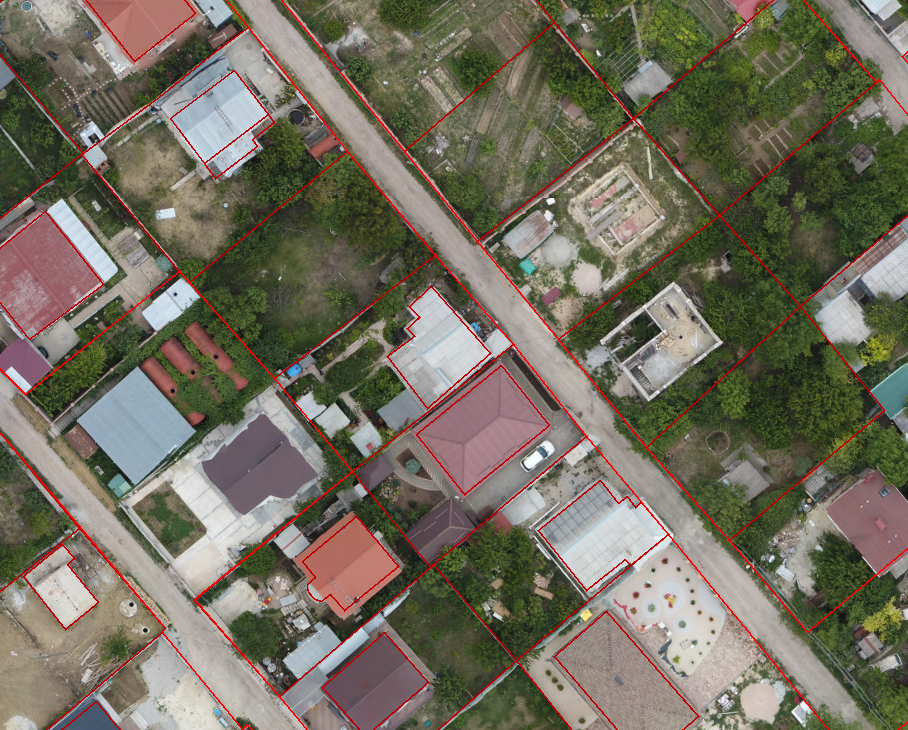
#> input picture Photo4.png, 908 x 730 px
$ python 1.py
#> lines starting #> are read from the running program, lines starting #| are printed output that depends on the picture; after the words box and inside, x2 and y2 are one past the last pixel; in counts of white or black regions, pixels touching at a corner belong together
import cv2
img=cv2.imread('Photo4.png') # Чтение изображения
#> img is the input picture: shape (730, 908, 3); mean B, G, R 95, 110, 115.8

cv2.imshow('Result', img)  # inshow - вывод: Result - название окна, img путь.
cv2.waitKey(0)  # waitKey - время жизни окна в милисекундах: 1000 - 1с, 0 - пока не закроем окно

oper_img = img.copy()
oper_img = cv2.cvtColor(oper_img, cv2.COLOR_BGR2GRAY)
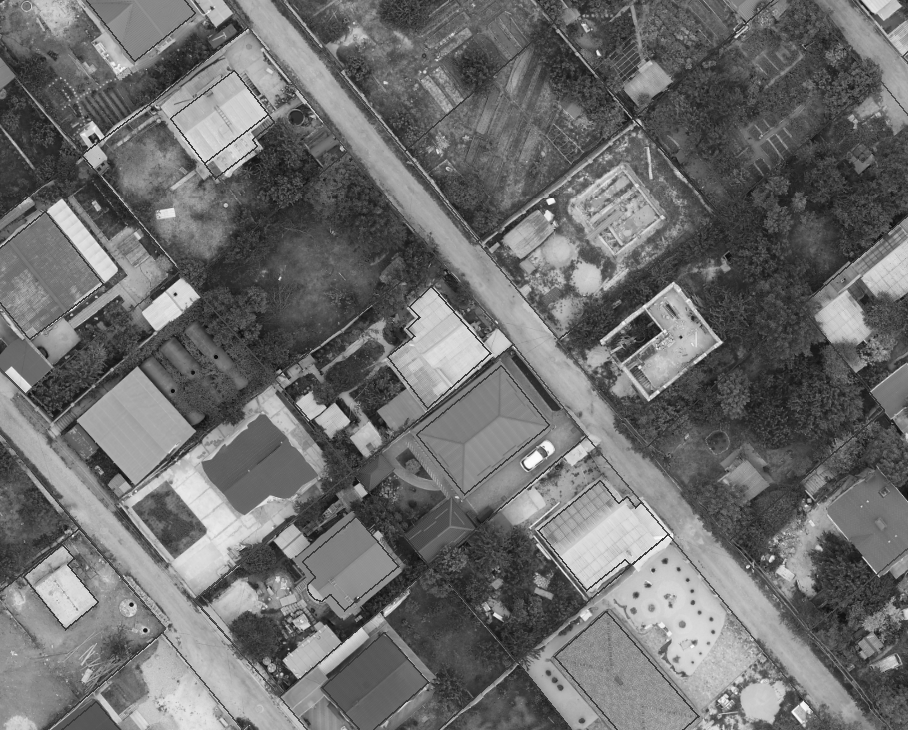
#> oper_img: shape (730, 908); min 10, max 252, mean 110

# oper_img=cv2.resize(img,(img.shape[1] // 2,img.shape[0] // 2))
## resize - Изменение размера: img -путь, кортеж(высота, ширина).
## shape - возвращает размеры картинки по индексу: [0] - ширина, [1] - высота.
# cv2.imshow('Result', oper_img)
# cv2.waitKey(0)

# cv2.imshow("Result", img[5:300,340:540])
# # при указании img[5:300, 340:540] - картинка обрезается по высоте, ширине.
# # Обрезка идет по пикселям.
# cv2.waitKey(0)

# oper_img = cv2.cvtColor(oper_img, cv2.COLOR_BGR2GRAY)
# #cvtColor - изменение формата изображения, дальше параметр (cv2. -> выбираем из списка) Вместо RGB тут BGR
# # cv2.imshow("Result", oper_img)
# # cv2.waitKey(0)

clahe = cv2.createCLAHE(clipLimit=2.0, tileGridSize=(8, 8)) #Специальнвй объект для работы с контрастом - CLAHE(Contrast Limited Adaptive Histogram Equalization)
# clipLimit (обычно 2.0–4.0) — чем выше, тем сильнее контраст, но может усиливать шум.
# tileGridSize (например, (8,8)) — чем меньше блок, тем более локальная коррекция, но возможны артефакты.
oper_img = clahe.apply(oper_img)
#.apply (как метод CLAHE) - применяет CLAHE к изображению
# cv2.imshow("Result", oper_img)
# cv2.waitKey(0)

oper_img=cv2.medianBlur(oper_img,5)
# GaussianBlur - размытие изображения: img - путь,
# 7 - параметр/кф хз.
# cv2.imshow("Result", oper_img)
# cv2.waitKey(0)

oper_img=cv2.GaussianBlur(oper_img, (15,15), 0)
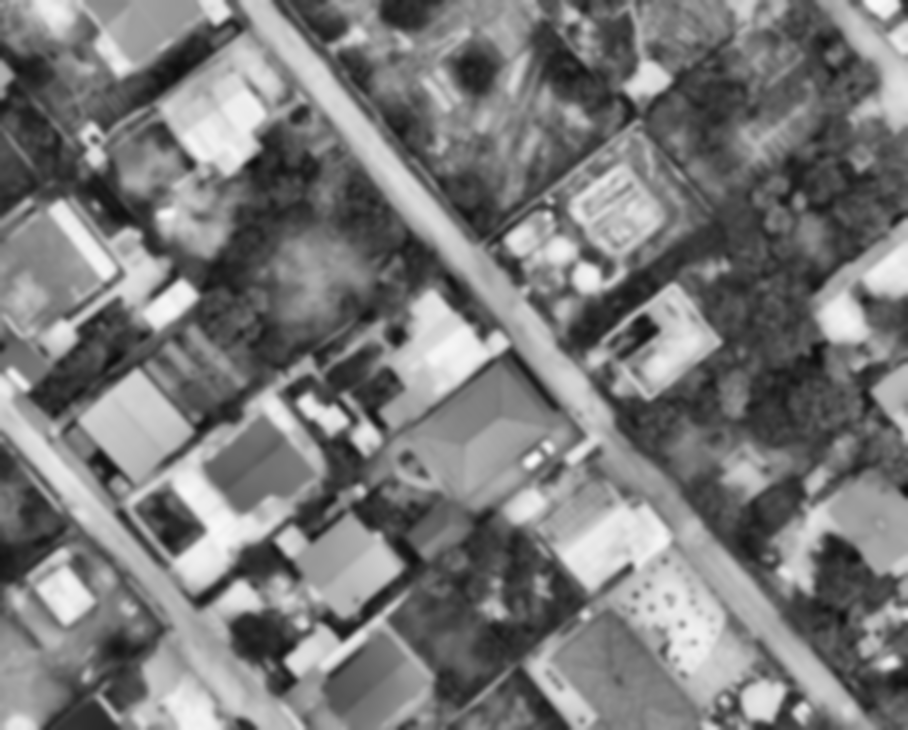
#> oper_img: shape (730, 908); min 12, max 249, mean 122.2
# GaussianBlur - размытие изображения: img - путь,
# кортеж(Очень важно! Элементы должны быть только нечетными, иначе ошибка), 1 - по гориз., 2- по верт.
# 0 - множитель.
# cv2.imshow("Result", oper_img)
# cv2.waitKey(0)

Canny_img = cv2.Canny(oper_img, 100, 100) ## копнуть глубже по тех. части
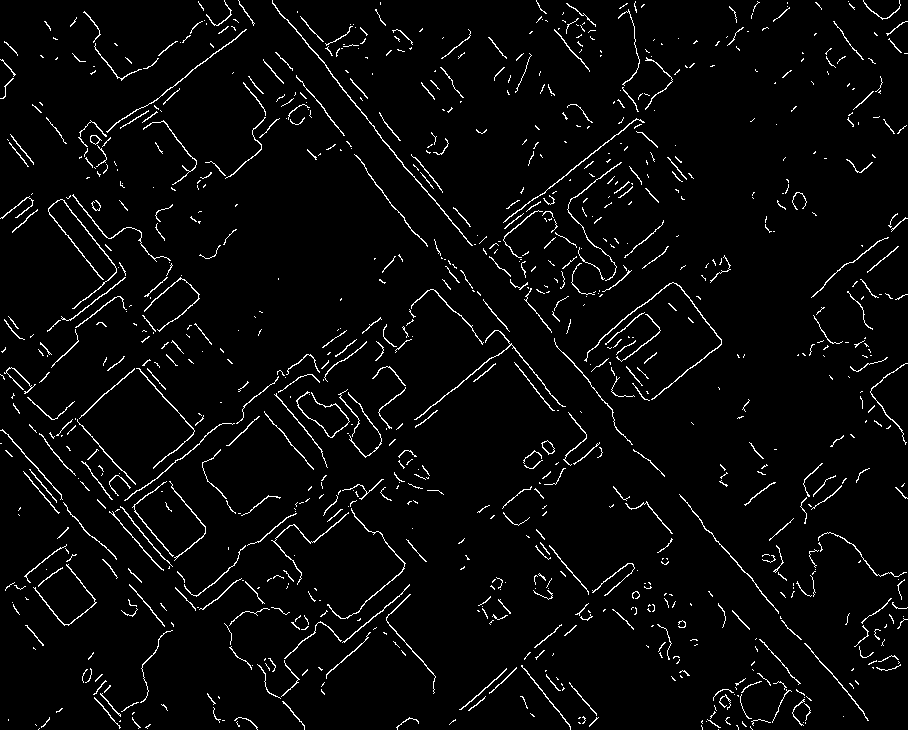
#> Canny_img: shape (730, 908); 3.5% white in thin lines or dots
cv2.imshow("Result", Canny_img)
cv2.waitKey(0)

dst=cv2.cornerHarris(Canny_img, blockSize=2, ksize=5, k=0.1) # cornerHarris - Детектор Харриса, который помогает выделять углы
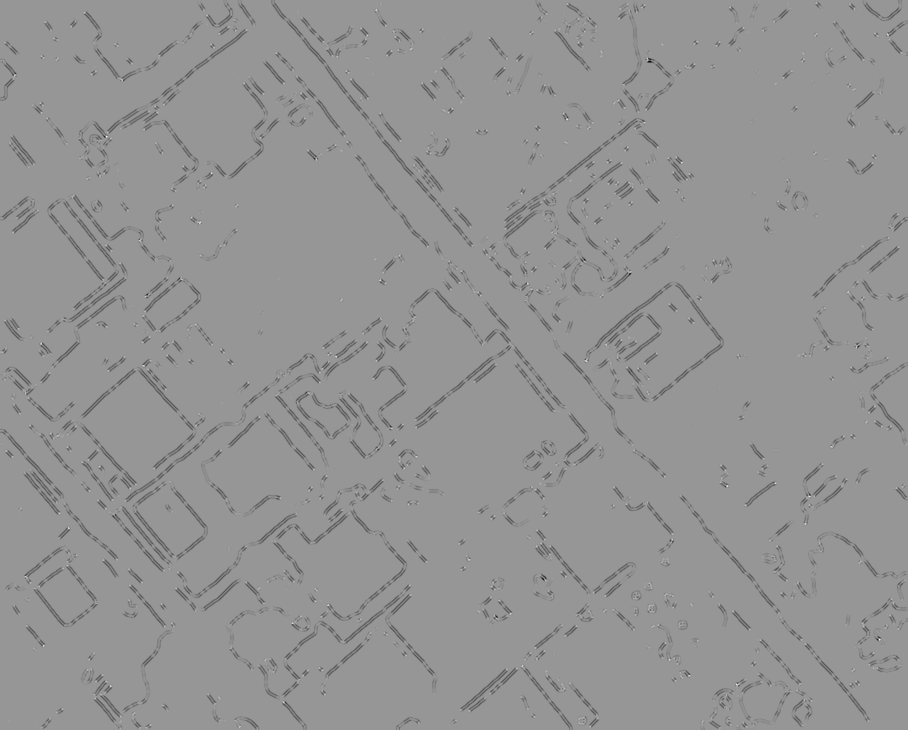
#> dst: shape (730, 908) float32; min -4.43, max 3.08, mean -0.0772; drawn with min black and max white
# dst — это матрица того же размера, что и входное изображение, где каждое значение — это "угловая метрика" R.
# edges — входное изображение (обычно границы после Canny или просто grayscale).
# blockSize — размер окрестности для усреднения матрицы M (например, 2 означает окно 2×2).
# ksize — размер ядра оператора Собеля для вычисления градиентов (3 означает ядро 3×3).
# k — коэффициент в формуле для R (обычно 0.04).
dst = cv2.dilate(dst, None)
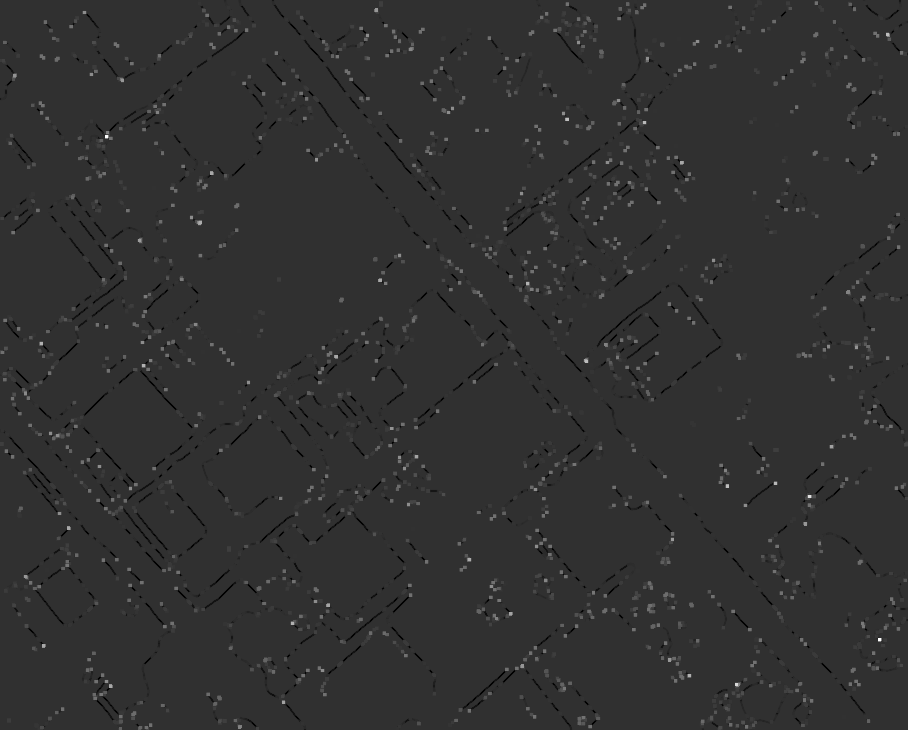
#> dst: shape (730, 908) float32; min -0.718, max 3.08, mean 0.00997; drawn with min black and max white
# dst содержит слабые значения углов.
# dilate делает углы более выраженными, чтобы они были более заметны

img[dst > 0.03 * dst.max()] = [0, 0, 255]
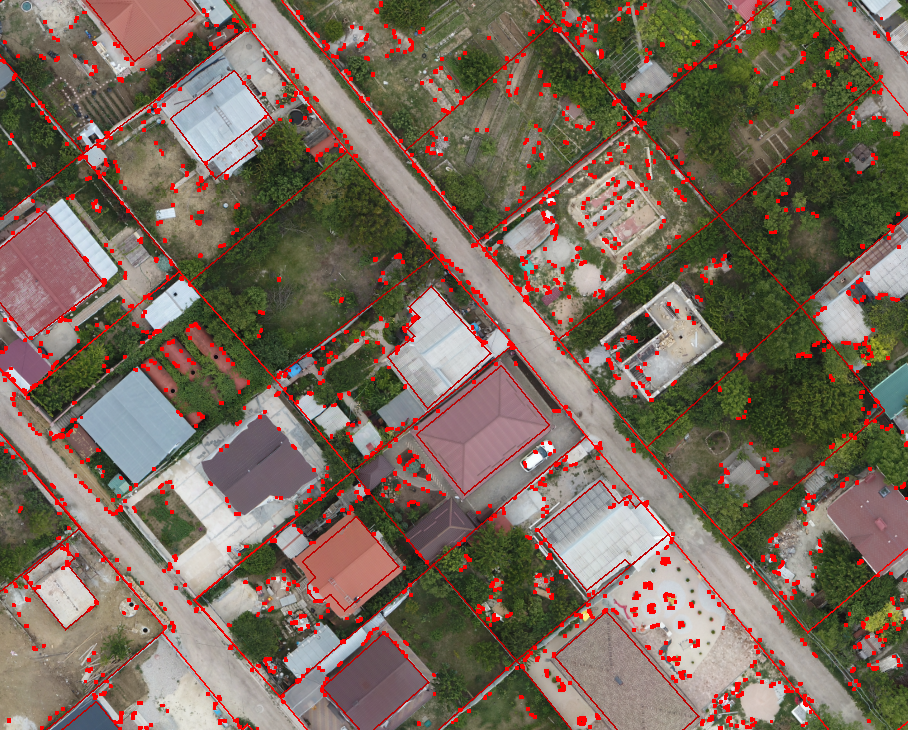
#> img: shape (730, 908, 3); 4.07% of pixels changed, all inside (x1, y1, x2, y2) = (0, 0, 908, 730)
# img=cv2.resize(img,(img.shape[1] * 2 ,img.shape[0] * 2 ))
cv2.imshow("Result", img)
cv2.waitKey(0)


## поиграться со всеми параметрами для более качественного результата.

$ run again, with Photo3.png copied over Photo4.png
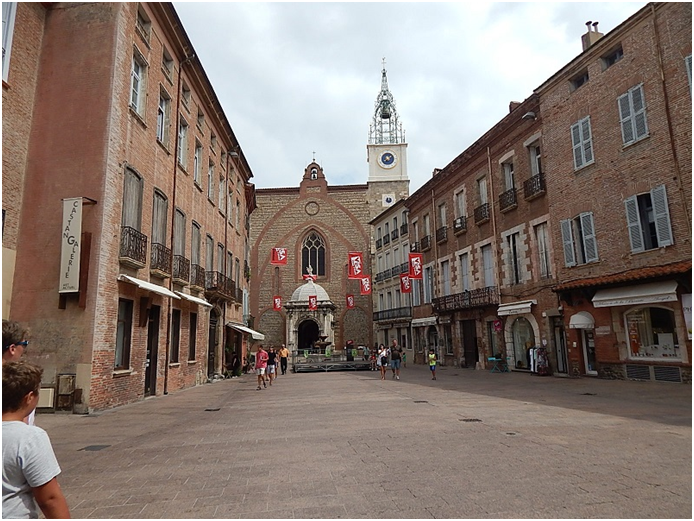
#> input picture Photo3.png, 694 x 521 px
#> img is the input picture: shape (521, 694, 3); mean B, G, R 111.9, 119.4, 133.2
#> `Canny_img = cv2.Canny(oper_img, 100, 100)`:
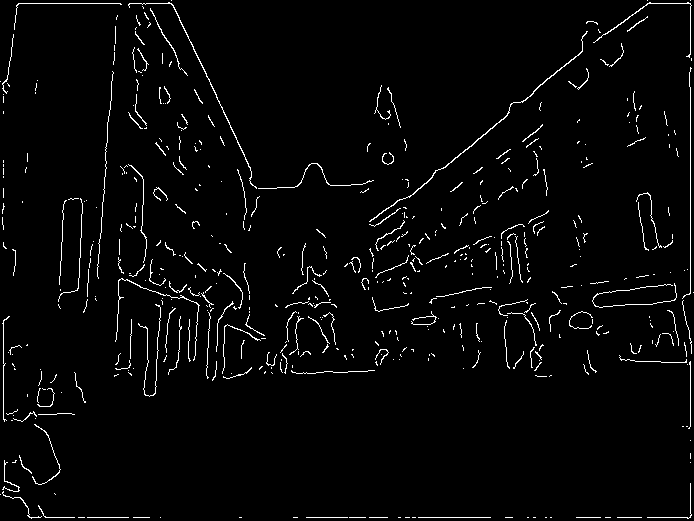
#> Canny_img: shape (521, 694); 2.7% white in thin lines or dots
#> `img[dst > 0.03 * dst.max()] = [0, 0, 255]`:
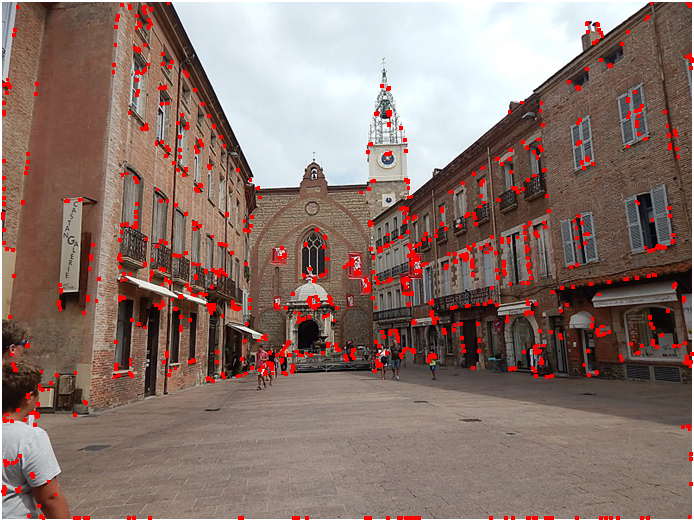
#> img: shape (521, 694, 3); 3.52% of pixels changed, all inside (x1, y1, x2, y2) = (1, 2, 694, 520)
